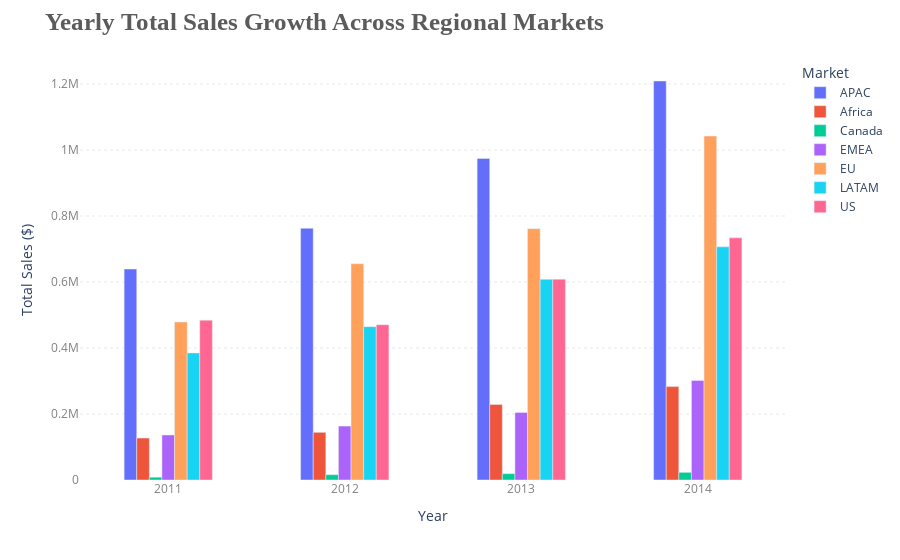

The notebook cell saved with this chart:
### Code cell
market_growth = pd.pivot_table(data=df, index='Year', columns='Market', values='Sales', aggfunc='sum')

def market_sales():
    data_sales = market_growth 
    fig = px.bar(data_sales, x=data_sales.index, y=data_sales.columns, barmode='group')

    fig.update_layout(
        title_text="<b>Yearly Total Sales Growth Across Regional Markets</b>",
        title_font_size=25,
        title_font_family="Liberation Serif",
        title_font_color="#5b5b5b",
        xaxis_title="Year",
        yaxis_title="Total Sales ($)",
        plot_bgcolor='white',
        bargap=0.5,
    )

    fig.update_yaxes(showgrid=True, gridwidth=0.5, gridcolor='lightgray', griddash='dot', tickfont=dict(color='gray'))
    fig.update_xaxes(tickfont=dict(color='gray'))

    fig.show()

market_sales()

### Figure 1 — Plotly figure (JSON) as saved in the notebook; plotly's stock layout.template omitted (floating-point values rounded to 4 significant figures)
{"data": [{"alignmentgroup": "True", "hovertemplate": "Market=APAC<br>Year=%{x}<br>value=%{y}<extra></extra>", "legendgroup": "APAC", "marker": {"color": "#636efa", "pattern": {"shape": ""}}, "name": "APAC", "offsetgroup": "APAC", "orientation": "v", "showlegend": true, "textposition": "auto", "type": "bar", "x": [2011, 2012, 2013, 2014], "xaxis": "x", "y": [639264, 762741, 974618, 1209210], "yaxis": "y"}, {"alignmentgroup": "True", "hovertemplate": "Market=Africa<br>Year=%{x}<br>value=%{y}<extra></extra>", "legendgroup": "Africa", "marker": {"color": "#EF553B", "pattern": {"shape": ""}}, "name": "Africa", "offsetgroup": "Africa", "orientation": "v", "showlegend": true, "textposition": "auto", "type": "bar", "x": [2011, 2012, 2013, 2014], "xaxis": "x", "y": [127186, 144487, 229069, 283034], "yaxis": "y"}, {"alignmentgroup": "True", "hovertemplate": "Market=Canada<br>Year=%{x}<br>value=%{y}<extra></extra>", "legendgroup": "Canada", "marker": {"color": "#00cc96", "pattern": {"shape": ""}}, "name": "Canada", "offsetgroup": "Canada", "orientation": "v", "showlegend": true, "textposition": "auto", "type": "bar", "x": [2011, 2012, 2013, 2014], "xaxis": "x", "y": [8507, 16099, 19162, 23164], "yaxis": "y"}, {"alignmentgroup": "True", "hovertemplate": "Market=EMEA<br>Year=%{x}<br>value=%{y}<extra></extra>", "legendgroup": "EMEA", "marker": {"color": "#ab63fa", "pattern": {"shape": ""}}, "name": "EMEA", "offsetgroup": "EMEA", "orientation": "v", "showlegend": true, "textposition": "auto", "type": "bar", "x": [2011, 2012, 2013, 2014], "xaxis": "x", "y": [136422, 163406, 204654, 301702], "yaxis": "y"}, {"alignmentgroup": "True", "hovertemplate": "Market=EU<br>Year=%{x}<br>value=%{y}<extra></extra>", "legendgroup": "EU", "marker": {"color": "#FFA15A", "pattern": {"shape": ""}}, "name": "EU", "offsetgroup": "EU", "orientation": "v", "showlegend": true, "textposition": "auto", "type": "bar", "x": [2011, 2012, 2013, 2014], "xaxis": "x", "y": [478766, 655463, 761686, 1042224], "yaxis": "y"}, {"alignmentgroup": "True", "hovertemplate": "Market=LATAM<br>Year=%{x}<br>value=%{y}<extra></extra>", "legendgroup": "LATAM", "marker": {"color": "#19d3f3", "pattern": {"shape": ""}}, "name": "LATAM", "offsetgroup": "LATAM", "orientation": "v", "showlegend": true, "textposition": "auto", "type": "bar", "x": [2011, 2012, 2013, 2014], "xaxis": "x", "y": [385111, 464737, 608148, 706691], "yaxis": "y"}, {"alignmentgroup": "True", "hovertemplate": "Market=US<br>Year=%{x}<br>value=%{y}<extra></extra>", "legendgroup": "US", "marker": {"color": "#FF6692", "pattern": {"shape": ""}}, "name": "US", "offsetgroup": "US", "orientation": "v", "showlegend": true, "textposition": "auto", "type": "bar", "x": [2011, 2012, 2013, 2014], "xaxis": "x", "y": [484255, 470560, 608523, 734016], "yaxis": "y"}], "layout": {"bargap": 0.5, "barmode": "group", "legend": {"title": {"text": "Market"}, "tracegroupgap": 0}, "margin": {"t": 60}, "plot_bgcolor": "white", "title": {"font": {"color": "#5b5b5b", "family": "Liberation Serif", "size": 25}, "text": "<b>Yearly Total Sales Growth Across Regional Markets</b>"}, "xaxis": {"anchor": "y", "domain": [0, 1], "tickfont": {"color": "gray"}, "title": {"text": "Year"}}, "yaxis": {"anchor": "x", "domain": [0, 1], "gridcolor": "lightgray", "griddash": "dot", "gridwidth": 0.5, "showgrid": true, "tickfont": {"color": "gray"}, "title": {"text": "Total Sales ($)"}}}}
